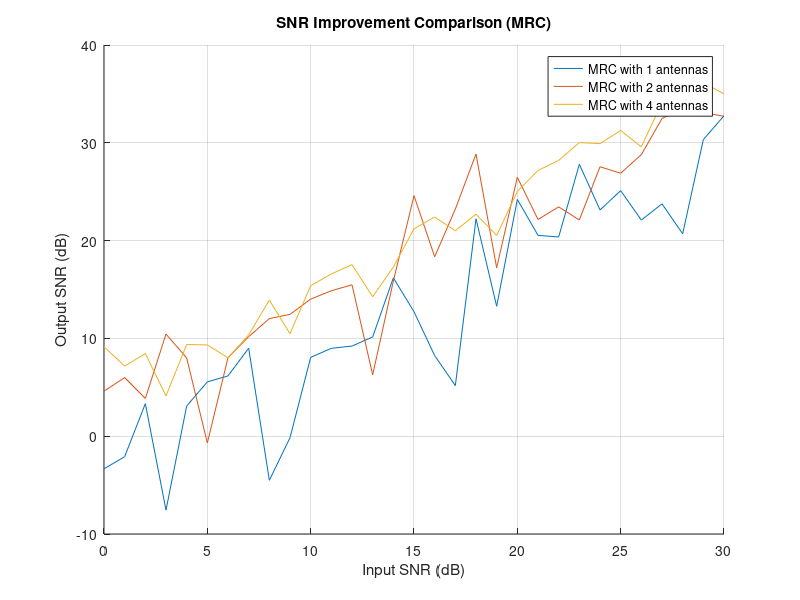
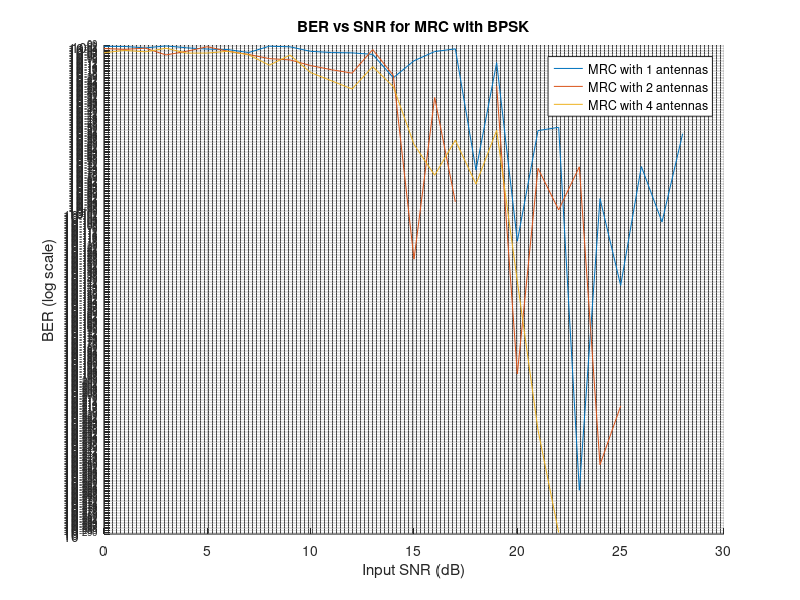

MATLAB code for these plots, in order:
clc;
clear;
close all;

num_antenna = [1, 2, 4];
snr_db = 0:1:30;
snr_linear = 10.^(snr_db / 10);

% Plot 1: SNR improvement
figure(1);
hold on;

% Plot 2: BER
figure(2);
hold on;

for n = num_antenna
    h_coeff = (randn(n, length(snr_db)) + 1i * randn(n, length(snr_db))) / sqrt(2);
    snr_output = zeros(1, length(snr_db));
    ber = zeros(1, length(snr_db));
    
    for j = 1:length(snr_db)
        h_i = h_coeff(:, j);
        
        % MRC combining: output SNR is sum of individual SNRs
        snr_output(j) = norm(h_i)^2 * snr_linear(j);
        
        % BER for BPSK
        ber(j) = qfunc(sqrt(2 * snr_output(j)));
    end
    
    % Plot SNR improvement
    figure(1);
    snr_output_db = 10 * log10(snr_output);
    plot(snr_db, snr_output_db, 'DisplayName', ['MRC with ', num2str(n), ' antennas']);
    
    % Plot BER
    figure(2);
    semilogy(snr_db, ber, 'DisplayName', ['MRC with ', num2str(n), ' antennas']);
end

% Finalize SNR plot
figure(1);
xlabel('Input SNR (dB)');
ylabel('Output SNR (dB)');
title('SNR Improvement Comparison (MRC)');
legend('show');
grid on;

% Finalize BER plot
figure(2);
xlabel('Input SNR (dB)');
ylabel('BER (log scale)');
title('BER vs SNR for MRC with BPSK');
legend('show');
grid on;
